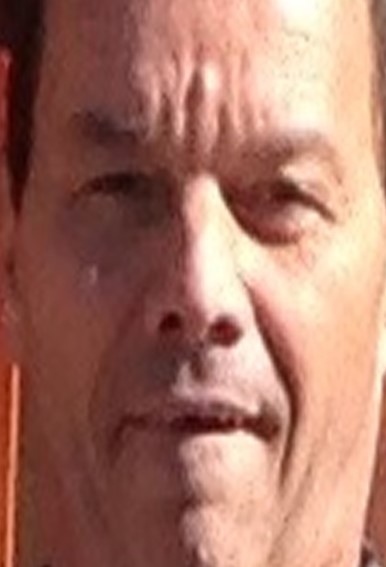
#> input picture image preprocessing/data/0/landmark_aligned_face.1116.12090075385_f050657326_o.jpg, 386 x 567 px; its folder holds only this picture in this run
$ python preproc.py
#> lines starting #> are read from the running program, lines starting #| are printed output that depends on the picture
### image preprocessing/makelist.py
import glob
import os

def makelist():
	currentFile = __file__
	p = '/'.join(os.path.realpath(currentFile).replace('\\','/').split('/')[:-1])
	print('working on',p)
	MALE = 0
	FEMALE = 1

	female_images = glob.glob(p+"/preprocessed/1/*.jpg")
	male_images = glob.glob(p+"/preprocessed/0/*.jpg")

	print("training data:")
	print("FEMALE :{} images found".format(len(female_images)))
	print("MALE :{} images found".format(len(male_images)))

	with open(p+"/image_list.txt","w") as file_out:
		for file in female_images:
			file_out.write("%s,%d\n"%(file.replace('\\','/'), FEMALE))
		for file in male_images:
			file_out.write("%s,%d\n"%(file.replace('\\','/'), MALE))

# [2 lines that do not run on import are left out]

### image preprocessing/preproc.py
import cv2
import glob
import os
from makelist import makelist

def preproc(debug = False, terminal = False):
#> called with debug = False, terminal = False
	currentFile = __file__
	p = '/'.join(os.path.realpath(currentFile).replace('\\','/').split('/')[:-1])
	ps = [glob.glob(p+'/data/0/*.jpg'),glob.glob(p+'/data/1/*.jpg')]
	print('working on',p)

	for i in range(2):
		images = ps[i]
		len(images)
		b = 256
		k = 3
		l = 5
		m = 7
		for image in images:
			img = cv2.imread(image,0)
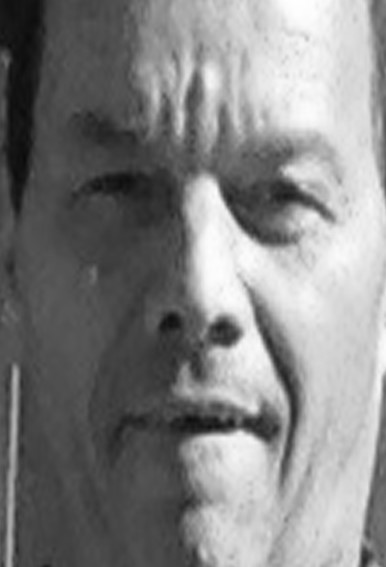
#> img: shape (567, 386); min 9, max 255, mean 130.5
			img = cv2.equalizeHist(img)
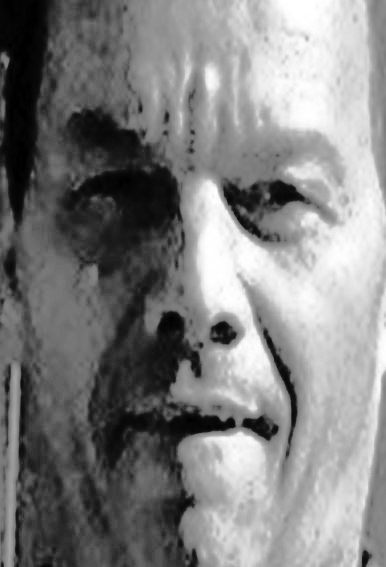
#> img: shape (567, 386); min 0, max 255, mean 128.5
			img = cv2.resize(img,(168,192))
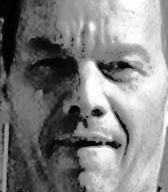
#> img: shape (192, 168); min 0, max 255, mean 128.4

			img = img[::] + 1.8

			gk = cv2.GaussianBlur(img,(k,k),0)
			image_p = ''.join(image.split(".")[0:len(image)-1])+"_Gaussian_"+str(k)
			image_t = "."+image.split(".")[-1]
			if debug:
				print(image_p+image_t)
			path = image_p+image_t
			cv2.imwrite(path.replace('\\','/').replace('data','preprocessed'),gk)

		del images

	if not terminal:
		makelist()

	return True

if __name__ == "__main__":
	if preproc():
		makelist()
